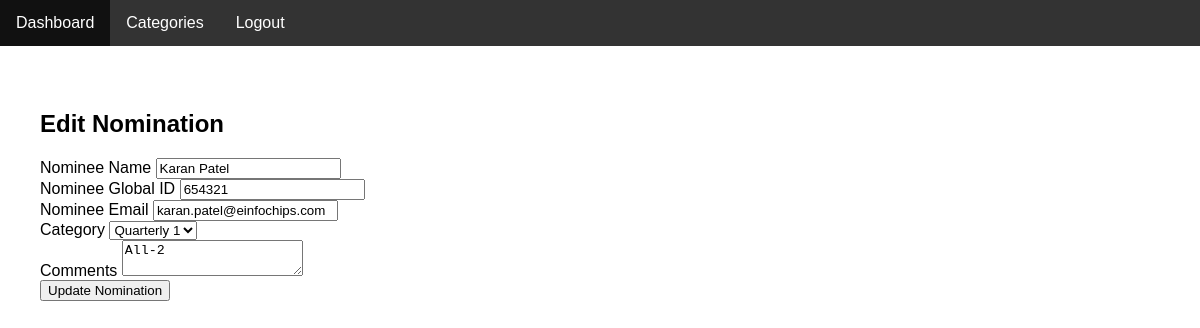
/edit_nomination/3 (signed in), run on the app's committed database.
### models.py (models this page shows)
class Nomination(db.Model):
    id = db.Column(db.Integer, primary_key=True)
    category_id = db.Column(db.Integer, db.ForeignKey('category.id'), nullable=False)
    nominee_name = db.Column(db.String(150), nullable=False)
    nominee_global_id = db.Column(db.String(100), nullable=False)
    nominee_email = db.Column(db.String(150), nullable=False)
    nominated_by_name = db.Column(db.String(150), nullable=False)
    nominated_by_global_id = db.Column(db.String(100), nullable=False)
    nominated_by_email = db.Column(db.String(150), nullable=False)
    comments = db.Column(db.Text, nullable=True)
    status = db.Column(db.String(50), nullable=False)  # In-progress, Submitted, Rejected, Send-Back
    submission_date = db.Column(db.DateTime, default=datetime.now())

class Category(db.Model):
    id = db.Column(db.Integer, primary_key=True)
    name = db.Column(db.String(100), nullable=False)
    start_date = db.Column(db.DateTime, nullable=False)
    end_date = db.Column(db.DateTime, nullable=False)
    type = db.Column(db.String(50), nullable=False)
    nominations = db.relationship('Nomination', backref='category', lazy=True)

### app.py (the view, shortened to what this page needs)
@app.route('/edit_nomination/<int:nomination_id>', methods=['GET', 'POST'])
def edit_nomination(nomination_id):
    nomination = Nomination.query.get_or_404(nomination_id)
    categories = Category.query.all()
    return render_template('edit_nomination.html', nomination=nomination, categories=categories)

### app.py (called while the page is built)
@app.before_request
def create_tables():
    db.create_all()

### templates/edit_nomination.html (shortened to what this page needs)
{% extends "base.html" %}
    {% block content %}
    <div class="container">
        <h2>Edit Nomination</h2>
        <form method="POST" action="{{ url_for('edit_nomination', nomination_id=nomination.id) }}">
            <div>
                <label for="nominee_name">Nominee Name</label>
                <input type="text" name="nominee_name" value="{{ nomination.nominee_name }}" required>
            </div>
            <div>
                <label for="nominee_global_id">Nominee Global ID</label>
                <input type="text" name="nominee_global_id" value="{{ nomination.nominee_global_id }}" required>
            </div>
            <div>
                <label for="nominee_email">Nominee Email</label>
                <input type="email" name="nominee_email" value="{{ nomination.nominee_email }}" required>
            </div>
            <div>
                <label for="category_id">Category</label>
                <select name="category_id" required>
                    {% for category in categories %}
                        <option value="{{ category.id }}" {% if category.id == nomination.category_id %}selected{% endif %}>{{ category.name }}</option>
                    {% endfor %}
                </select>
            </div>
            <div>
                <label for="comments">Comments</label>
                <textarea name="comments" required>{{ nomination.comments }}</textarea>
            </div>
            <button type="submit">Update Nomination</button>
        </form>
    </div>
    {% endblock %}

### static/styles.css (style rules this page uses)
body { font-family: Arial, sans-serif; margin: 0; padding: 0; padding-top: 50px; }
.container { padding: 20px; }

### data on the page
Nomination: nominee_name "Karan Patel", nominee_global_id "654321", nominee_email "karan.patel@einfochips.com", category_id "Quarterly 1", comments "All-2"
